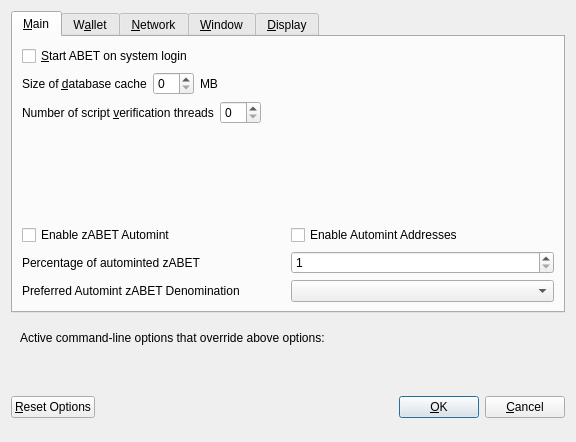
<?xml version="1.0" encoding="UTF-8"?>
<ui version="4.0">
 <class>OptionsDialog</class>
 <widget class="QDialog" name="OptionsDialog">
  <property name="geometry">
   <rect>
    <x>0</x>
    <y>0</y>
    <width>576</width>
    <height>442</height>
   </rect>
  </property>
  <property name="windowTitle">
   <string>Options</string>
  </property>
  <property name="modal">
   <bool>true</bool>
  </property>
  <layout class="QVBoxLayout" name="verticalLayout">
   <item>
    <widget class="QTabWidget" name="tabWidget">
     <property name="currentIndex">
      <number>0</number>
     </property>
     <widget class="QWidget" name="tabMain">
      <attribute name="title">
       <string>&amp;Main</string>
      </attribute>
      <layout class="QVBoxLayout" name="verticalLayout_Main">
       <item>
        <widget class="QCheckBox" name="bitcoinAtStartup">
         <property name="toolTip">
          <string>Automatically start ABET after logging in to the system.</string>
         </property>
         <property name="text">
          <string>&amp;Start ABET on system login</string>
         </property>
        </widget>
       </item>
       <item>
        <layout class="QHBoxLayout" name="horizontalLayout_2_Main">
         <item>
          <widget class="QLabel" name="databaseCacheLabel">
           <property name="text">
            <string>Size of &amp;database cache</string>
           </property>
           <property name="textFormat">
            <enum>Qt::PlainText</enum>
           </property>
           <property name="buddy">
            <cstring>databaseCache</cstring>
           </property>
          </widget>
         </item>
         <item>
          <widget class="QSpinBox" name="databaseCache"/>
         </item>
         <item>
          <widget class="QLabel" name="databaseCacheUnitLabel">
           <property name="text">
            <string>MB</string>
           </property>
           <property name="textFormat">
            <enum>Qt::PlainText</enum>
           </property>
          </widget>
         </item>
         <item>
          <spacer name="horizontalSpacer_2_Main">
           <property name="orientation">
            <enum>Qt::Horizontal</enum>
           </property>
           <property name="sizeHint" stdset="0">
            <size>
             <width>40</width>
             <height>20</height>
            </size>
           </property>
          </spacer>
         </item>
        </layout>
       </item>
       <item>
        <layout class="QHBoxLayout" name="horizontalLayout_3_Main">
         <item>
          <widget class="QLabel" name="threadsScriptVerifLabel">
           <property name="text">
            <string>Number of script &amp;verification threads</string>
           </property>
           <property name="textFormat">
            <enum>Qt::PlainText</enum>
           </property>
           <property name="buddy">
            <cstring>threadsScriptVerif</cstring>
           </property>
          </widget>
         </item>
         <item>
          <widget class="QSpinBox" name="threadsScriptVerif">
           <property name="toolTip">
            <string>(0 = auto, &lt;0 = leave that many cores free)</string>
           </property>
          </widget>
         </item>
         <item>
          <spacer name="horizontalSpacer_3_Main">
           <property name="orientation">
            <enum>Qt::Horizontal</enum>
           </property>
           <property name="sizeHint" stdset="0">
            <size>
             <width>40</width>
             <height>20</height>
            </size>
           </property>
          </spacer>
         </item>
        </layout>
       </item>
       <item>
        <spacer name="verticalSpacer_2">
         <property name="orientation">
          <enum>Qt::Vertical</enum>
         </property>
         <property name="sizeHint" stdset="0">
          <size>
           <width>20</width>
           <height>40</height>
          </size>
         </property>
        </spacer>
       </item>
       <item>
        <widget class="QWidget" name="verticalZpivOptionsWidget" native="true">
         <layout class="QVBoxLayout" name="verticalZpivOptionsLayout">
          <property name="margin">
           <number>0</number>
          </property>
          <item>
           <layout class="QHBoxLayout" name="horizontalAutomintingLayout">
            <item>
             <widget class="QCheckBox" name="checkBoxZeromintEnable">
              <property name="toolTip">
               <string>Enable automatic minting of ABET units to zABET</string>
              </property>
              <property name="layoutDirection">
               <enum>Qt::LeftToRight</enum>
              </property>
              <property name="text">
               <string>Enable zABET Automint</string>
              </property>
             </widget>
            </item>
            <item>
             <widget class="QCheckBox" name="checkBoxZeromintAddresses">
              <property name="toolTip">
               <string>Enable automatic zABET minting from specific addresses</string>
              </property>
              <property name="layoutDirection">
               <enum>Qt::LeftToRight</enum>
              </property>
              <property name="text">
               <string>Enable Automint Addresses</string>
              </property>
             </widget>
            </item>
           </layout>
          </item>
          <item>
           <layout class="QHBoxLayout" name="horizontalZmintPercentageLayout">
            <item>
             <widget class="QLabel" name="percentage_label">
              <property name="toolTip">
               <string>Percentage of incoming ABET which get automatically converted to zABET via Zerocoin Protocol (min: 10%)</string>
              </property>
              <property name="text">
               <string>Percentage of autominted zABET</string>
              </property>
             </widget>
            </item>
            <item>
             <widget class="QSpinBox" name="zeromintPercentage">
              <property name="minimum">
               <number>1</number>
              </property>
              <property name="maximum">
               <number>100</number>
              </property>
             </widget>
            </item>
           </layout>
          </item>
          <item>
           <layout class="QHBoxLayout" name="horizontalLayout" stretch="0,0">
            <property name="sizeConstraint">
             <enum>QLayout::SetFixedSize</enum>
            </property>
            <item>
             <widget class="QLabel" name="labelPreferredDenom">
              <property name="maximumSize">
               <size>
                <width>16777215</width>
                <height>16777215</height>
               </size>
              </property>
              <property name="toolTip">
               <string>Wait with automatic conversion to Zerocoin until enough ABET for this denomination is available</string>
              </property>
              <property name="text">
               <string>Preferred Automint zABET Denomination</string>
              </property>
             </widget>
            </item>
            <item>
             <widget class="QComboBox" name="preferredDenom">
              <property name="maximumSize">
               <size>
                <width>16777215</width>
                <height>27</height>
               </size>
              </property>
              <property name="toolTip">
               <string>Wait with automatic conversion to Zerocoin until enough ABET for this denomination is available</string>
              </property>
              <property name="maxVisibleItems">
               <number>9</number>
              </property>
              <property name="maxCount">
               <number>9</number>
              </property>
             </widget>
            </item>
           </layout>
          </item>
         </layout>
        </widget>
       </item>
      </layout>
     </widget>
     <widget class="QWidget" name="tabWallet">
      <attribute name="title">
       <string>W&amp;allet</string>
      </attribute>
      <layout class="QVBoxLayout" name="verticalLayout_Wallet">
       <item>
        <layout class="QHBoxLayout" name="horizontalLayout_2_Wallet">
         <item>
          <widget class="QLabel" name="labelStakeSplitThresholdText">
           <property name="text">
            <string>Stake split threshold:</string>
           </property>
          </widget>
         </item>
         <item>
          <widget class="QSpinBox" name="spinBoxStakeSplitThreshold">
           <property name="minimum">
            <number>1</number>
           </property>
           <property name="maximum">
            <number>999999</number>
           </property>
          </widget>
         </item>
        </layout>
       </item>
       <item>
        <widget class="QGroupBox" name="groupBox">
         <property name="title">
          <string>Expert</string>
         </property>
         <layout class="QVBoxLayout" name="verticalLayout_2">
          <item>
           <widget class="QCheckBox" name="coinControlFeatures">
            <property name="toolTip">
             <string>Whether to show coin control features or not.</string>
            </property>
            <property name="text">
             <string>Enable coin &amp;control features</string>
            </property>
           </widget>
          </item>
          <item>
           <widget class="QCheckBox" name="showMasternodesTab">
            <property name="toolTip">
             <string>Show additional tab listing all your masternodes in first sub-tab&lt;br/&gt;and all masternodes on the network in second sub-tab.</string>
            </property>
            <property name="text">
             <string>Show Masternodes Tab</string>
            </property>
           </widget>
          </item>
          <item>
           <widget class="QCheckBox" name="spendZeroConfChange">
            <property name="toolTip">
             <string>If you disable the spending of unconfirmed change, the change from a transaction&lt;br/&gt;cannot be used until that transaction has at least one confirmation.&lt;br/&gt;This also affects how your balance is computed.</string>
            </property>
            <property name="text">
             <string>&amp;Spend unconfirmed change</string>
            </property>
           </widget>
          </item>
         </layout>
        </widget>
       </item>
       <item>
        <spacer name="verticalSpacer_Wallet">
         <property name="orientation">
          <enum>Qt::Vertical</enum>
         </property>
         <property name="sizeHint" stdset="0">
          <size>
           <width>20</width>
           <height>40</height>
          </size>
         </property>
        </spacer>
       </item>
      </layout>
     </widget>
     <widget class="QWidget" name="tabNetwork">
      <attribute name="title">
       <string>&amp;Network</string>
      </attribute>
      <layout class="QVBoxLayout" name="verticalLayout_Network">
       <item>
        <widget class="QCheckBox" name="mapPortUpnp">
         <property name="toolTip">
          <string>Automatically open the ABET client port on the router. This only works when your router supports UPnP and it is enabled.</string>
         </property>
         <property name="text">
          <string>Map port using &amp;UPnP</string>
         </property>
        </widget>
       </item>
       <item>
        <widget class="QCheckBox" name="allowIncoming">
         <property name="toolTip">
          <string>Accept connections from outside</string>
         </property>
         <property name="text">
          <string>Allow incoming connections</string>
         </property>
        </widget>
       </item>
       <item>
        <widget class="QCheckBox" name="connectSocks">
         <property name="toolTip">
          <string>Connect to the ABET network through a SOCKS5 proxy.</string>
         </property>
         <property name="text">
          <string>&amp;Connect through SOCKS5 proxy (default proxy):</string>
         </property>
        </widget>
       </item>
       <item>
        <layout class="QHBoxLayout" name="horizontalLayout_1_Network">
         <item>
          <widget class="QLabel" name="proxyIpLabel">
           <property name="text">
            <string>Proxy &amp;IP:</string>
           </property>
           <property name="textFormat">
            <enum>Qt::PlainText</enum>
           </property>
           <property name="buddy">
            <cstring>proxyIp</cstring>
           </property>
          </widget>
         </item>
         <item>
          <widget class="QValidatedLineEdit" name="proxyIp">
           <property name="minimumSize">
            <size>
             <width>140</width>
             <height>0</height>
            </size>
           </property>
           <property name="maximumSize">
            <size>
             <width>140</width>
             <height>16777215</height>
            </size>
           </property>
           <property name="toolTip">
            <string>IP address of the proxy (e.g. IPv4: 127.0.0.1 / IPv6: ::1)</string>
           </property>
          </widget>
         </item>
         <item>
          <widget class="QLabel" name="proxyPortLabel">
           <property name="text">
            <string>&amp;Port:</string>
           </property>
           <property name="textFormat">
            <enum>Qt::PlainText</enum>
           </property>
           <property name="buddy">
            <cstring>proxyPort</cstring>
           </property>
          </widget>
         </item>
         <item>
          <widget class="QLineEdit" name="proxyPort">
           <property name="minimumSize">
            <size>
             <width>55</width>
             <height>0</height>
            </size>
           </property>
           <property name="maximumSize">
            <size>
             <width>55</width>
             <height>16777215</height>
            </size>
           </property>
           <property name="toolTip">
            <string>Port of the proxy (e.g. 9050)</string>
           </property>
          </widget>
         </item>
         <item>
          <spacer name="horizontalSpacer_1_Network">
           <property name="orientation">
            <enum>Qt::Horizontal</enum>
           </property>
           <property name="sizeHint" stdset="0">
            <size>
             <width>40</width>
             <height>20</height>
            </size>
           </property>
          </spacer>
         </item>
        </layout>
       </item>
       <item>
        <spacer name="verticalSpacer_Network">
         <property name="orientation">
          <enum>Qt::Vertical</enum>
         </property>
         <property name="sizeHint" stdset="0">
          <size>
           <width>20</width>
           <height>40</height>
          </size>
         </property>
        </spacer>
       </item>
      </layout>
     </widget>
     <widget class="QWidget" name="tabWindow">
      <attribute name="title">
       <string>&amp;Window</string>
      </attribute>
      <layout class="QVBoxLayout" name="verticalLayout_Window">
       <item>
        <widget class="QCheckBox" name="minimizeToTray">
         <property name="toolTip">
          <string>Show only a tray icon after minimizing the window.</string>
         </property>
         <property name="text">
          <string>&amp;Minimize to the tray instead of the taskbar</string>
         </property>
        </widget>
       </item>
       <item>
        <widget class="QCheckBox" name="minimizeOnClose">
         <property name="toolTip">
          <string>Minimize instead of exit the application when the window is closed. When this option is enabled, the application will be closed only after selecting Quit in the menu.</string>
         </property>
         <property name="text">
          <string>M&amp;inimize on close</string>
         </property>
        </widget>
       </item>
       <item>
        <spacer name="verticalSpacer_Window">
         <property name="orientation">
          <enum>Qt::Vertical</enum>
         </property>
         <property name="sizeHint" stdset="0">
          <size>
           <width>20</width>
           <height>40</height>
          </size>
         </property>
        </spacer>
       </item>
      </layout>
     </widget>
     <widget class="QWidget" name="tabDisplay">
      <attribute name="title">
       <string>&amp;Display</string>
      </attribute>
      <layout class="QVBoxLayout" name="verticalLayout_Display">
       <item>
        <layout class="QHBoxLayout" name="horizontalLayout_1_Display">
         <item>
          <widget class="QLabel" name="langLabel">
           <property name="text">
            <string>User Interface &amp;language:</string>
           </property>
           <property name="textFormat">
            <enum>Qt::PlainText</enum>
           </property>
           <property name="buddy">
            <cstring>lang</cstring>
           </property>
          </widget>
         </item>
         <item>
          <widget class="QValueComboBox" name="lang">
           <property name="toolTip">
            <string>The user interface language can be set here. This setting will take effect after restarting ABET.</string>
           </property>
          </widget>
         </item>
        </layout>
       </item>
       <item>
        <widget class="QLabel" name="label_3">
         <property name="toolTip">
          <string notr="true"/>
         </property>
         <property name="statusTip">
          <string notr="true"/>
         </property>
         <property name="whatsThis">
          <string notr="true"/>
         </property>
         <property name="accessibleName">
          <string notr="true"/>
         </property>
         <property name="text">
          <string>Language missing or translation incomplete? Help contributing translations here:
https://www.transifex.com/abet-project/abet-project-translations</string>
         </property>
         <property name="wordWrap">
          <bool>true</bool>
         </property>
         <property name="openExternalLinks">
          <bool>true</bool>
         </property>
         <property name="textInteractionFlags">
          <set>Qt::TextBrowserInteraction</set>
         </property>
        </widget>
       </item>
       <item>
        <layout class="QHBoxLayout" name="horizontalLayout_2_Display" stretch="0,0">
         <item>
          <widget class="QLabel" name="themeLabel">
           <property name="text">
            <string>User Interface Theme:</string>
           </property>
          </widget>
         </item>
         <item>
          <widget class="QValueComboBox" name="theme"/>
         </item>
        </layout>
       </item>
       <item>
        <widget class="QWidget" name="verticalZpivDisplayWidget" native="true">
         <layout class="QVBoxLayout" name="verticalZpivDisplayLayout">
          <property name="margin">
           <number>0</number>
          </property>
          <item>
           <widget class="Line" name="line">
            <property name="orientation">
             <enum>Qt::Horizontal</enum>
            </property>
           </widget>
          </item>
          <item>
           <layout class="QHBoxLayout" name="horizontalLayout_3_Display">
            <item>
             <widget class="QLabel" name="unitLabel">
              <property name="text">
               <string>Unit to show amounts in:</string>
              </property>
              <property name="textFormat">
               <enum>Qt::PlainText</enum>
              </property>
             </widget>
            </item>
            <item>
             <widget class="QValueComboBox" name="unit">
              <property name="toolTip">
               <string>Choose the default subdivision unit to show in the interface and when sending coins.</string>
              </property>
             </widget>
            </item>
           </layout>
          </item>
          <item>
           <layout class="QHBoxLayout" name="horizontalLayout_4_Display">
            <item>
             <widget class="QLabel" name="digitsLabel">
              <property name="text">
               <string>Decimal digits</string>
              </property>
             </widget>
            </item>
            <item>
             <widget class="QValueComboBox" name="digits"/>
            </item>
           </layout>
          </item>
          <item>
           <layout class="QHBoxLayout" name="horizontalLayout_5_Display">
            <item>
             <widget class="QCheckBox" name="checkBoxHideZeroBalances">
              <property name="toolTip">
               <string>Hide empty balances</string>
              </property>
              <property name="layoutDirection">
               <enum>Qt::LeftToRight</enum>
              </property>
              <property name="text">
               <string>Hide empty balances</string>
              </property>
             </widget>
            </item>
            <item>
             <widget class="QCheckBox" name="checkBoxHideOrphans">
              <property name="toolTip">
               <string>Hide orphan stakes in transaction lists</string>
              </property>
              <property name="text">
               <string>Hide orphan stakes</string>
              </property>
             </widget>
            </item>
            <item>
             <spacer name="horizontalSpacer">
              <property name="orientation">
               <enum>Qt::Horizontal</enum>
              </property>
              <property name="sizeHint" stdset="0">
               <size>
                <width>40</width>
                <height>20</height>
               </size>
              </property>
             </spacer>
            </item>
           </layout>
          </item>
          <item>
           <layout class="QHBoxLayout" name="horizontalLayout_6_Display">
            <item>
             <widget class="QLabel" name="thirdPartyTxUrlsLabel">
              <property name="toolTip">
               <string>Third party URLs (e.g. a block explorer) that appear in the transactions tab as context menu items. %s in the URL is replaced by transaction hash. Multiple URLs are separated by vertical bar |.</string>
              </property>
              <property name="text">
               <string>Third party transaction URLs</string>
              </property>
             </widget>
            </item>
            <item>
             <widget class="QLineEdit" name="thirdPartyTxUrls">
              <property name="toolTip">
               <string>Third party URLs (e.g. a block explorer) that appear in the transactions tab as context menu items. %s in the URL is replaced by transaction hash. Multiple URLs are separated by vertical bar |.</string>
              </property>
             </widget>
            </item>
           </layout>
          </item>
         </layout>
        </widget>
       </item>
       <item>
        <spacer name="verticalSpacer">
         <property name="orientation">
          <enum>Qt::Vertical</enum>
         </property>
         <property name="sizeHint" stdset="0">
          <size>
           <width>20</width>
           <height>40</height>
          </size>
         </property>
        </spacer>
       </item>
      </layout>
     </widget>
    </widget>
   </item>
   <item>
    <widget class="QFrame" name="frame">
     <layout class="QVBoxLayout" name="verticalLayout_Bottom">
      <item>
       <layout class="QHBoxLayout" name="horizontalLayout_Bottom">
        <item>
         <widget class="QLabel" name="overriddenByCommandLineInfoLabel">
          <property name="text">
           <string>Active command-line options that override above options:</string>
          </property>
          <property name="textFormat">
           <enum>Qt::PlainText</enum>
          </property>
         </widget>
        </item>
        <item>
         <spacer name="horizontalSpacer_Bottom">
          <property name="orientation">
           <enum>Qt::Horizontal</enum>
          </property>
          <property name="sizeHint" stdset="0">
           <size>
            <width>40</width>
            <height>20</height>
           </size>
          </property>
         </spacer>
        </item>
       </layout>
      </item>
      <item>
       <widget class="QLabel" name="overriddenByCommandLineLabel">
        <property name="text">
         <string/>
        </property>
        <property name="textFormat">
         <enum>Qt::PlainText</enum>
        </property>
        <property name="wordWrap">
         <bool>true</bool>
        </property>
       </widget>
      </item>
     </layout>
    </widget>
   </item>
   <item>
    <layout class="QHBoxLayout" name="horizontalLayout_Buttons">
     <item>
      <widget class="QPushButton" name="resetButton">
       <property name="toolTip">
        <string>Reset all client options to default.</string>
       </property>
       <property name="text">
        <string>&amp;Reset Options</string>
       </property>
       <property name="autoDefault">
        <bool>false</bool>
       </property>
      </widget>
     </item>
     <item>
      <spacer name="horizontalSpacer_1">
       <property name="orientation">
        <enum>Qt::Horizontal</enum>
       </property>
       <property name="sizeHint" stdset="0">
        <size>
         <width>40</width>
         <height>48</height>
        </size>
       </property>
      </spacer>
     </item>
     <item>
      <widget class="QLabel" name="statusLabel">
       <property name="minimumSize">
        <size>
         <width>200</width>
         <height>0</height>
        </size>
       </property>
       <property name="font">
        <font>
         <weight>75</weight>
         <bold>true</bold>
        </font>
       </property>
       <property name="text">
        <string/>
       </property>
       <property name="textFormat">
        <enum>Qt::PlainText</enum>
       </property>
       <property name="wordWrap">
        <bool>true</bool>
       </property>
      </widget>
     </item>
     <item>
      <spacer name="horizontalSpacer_2">
       <property name="orientation">
        <enum>Qt::Horizontal</enum>
       </property>
       <property name="sizeHint" stdset="0">
        <size>
         <width>40</width>
         <height>48</height>
        </size>
       </property>
      </spacer>
     </item>
     <item>
      <widget class="QPushButton" name="okButton">
       <property name="text">
        <string>&amp;OK</string>
       </property>
       <property name="autoDefault">
        <bool>false</bool>
       </property>
       <property name="default">
        <bool>true</bool>
       </property>
      </widget>
     </item>
     <item>
      <widget class="QPushButton" name="cancelButton">
       <property name="text">
        <string>&amp;Cancel</string>
       </property>
       <property name="autoDefault">
        <bool>false</bool>
       </property>
      </widget>
     </item>
    </layout>
   </item>
  </layout>
 </widget>
 <customwidgets>
  <customwidget>
   <class>QValidatedLineEdit</class>
   <extends>QLineEdit</extends>
   <header>qvalidatedlineedit.h</header>
  </customwidget>
  <customwidget>
   <class>QValueComboBox</class>
   <extends>QComboBox</extends>
   <header>qvaluecombobox.h</header>
  </customwidget>
 </customwidgets>
 <resources/>
 <connections/>
</ui>
